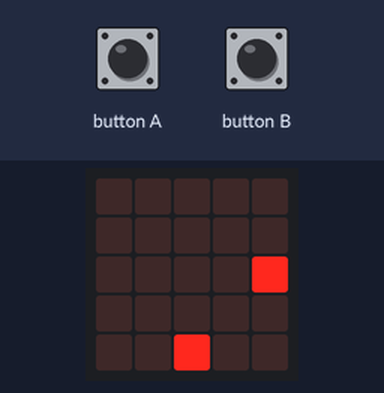
Recording of a program running on a simulated BBC micro:bit (MakeCode). On the bench: the board's 5×5 LED display. The inputs (shaded band) are chosen by the test bench. Random numbers come from a fixed seed; the short countdown, score and lost-life animations are approximate; the run ends where the board's game-over animation would start. At 8.6 s the program stops and its outputs stay as they are.

Above: at 3.2 s.
3.3 s: button A pressed for 0.15 s
At 3.8 s:
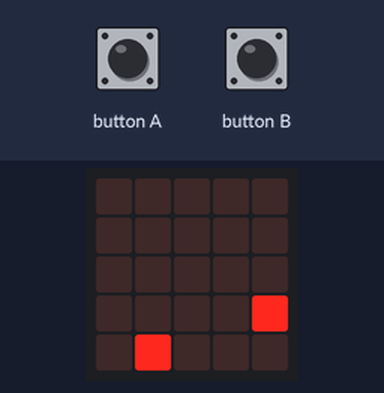
4.0 s: button B pressed for 0.15 s
At 5.4 s:
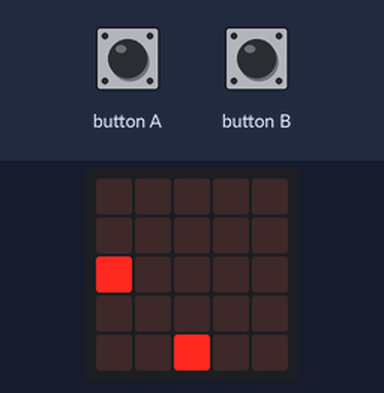
At 8.6 s:
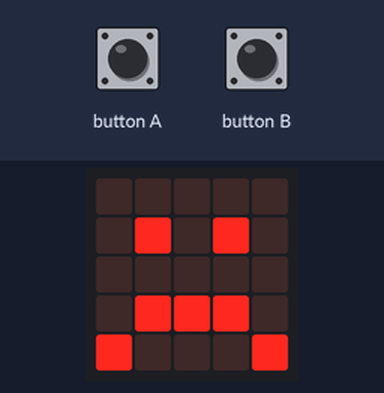
Timing chart, 0 to 10.1 s (numbered marks = the images above; inputs shaded):
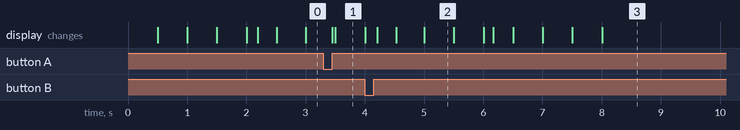

Measured:
- what the display in image 2 shows lasts 0.5 s, from 5.0 s to 5.5 s

The program:

main.ts
```typescript
input.onButtonPressed(Button.A, function () {
    galleta.move(-1)
})
function comegalletas () {
    coco = game.createSprite(randint(0, 4), 0)
    for (let index = 0; index < 4; index++) {
        basic.pause(500)
        coco.change(LedSpriteProperty.Y, 1)
    }
}
function comegalletas2 () {
    coco = game.createSprite(randint(0, 4), 0)
    for (let index = 0; index < 4; index++) {
        basic.pause(500)
        coco.change(LedSpriteProperty.Y, 1)
    }
}
input.onButtonPressed(Button.B, function () {
    galleta.move(1)
})
let coco: game.LedSprite = null
let galleta: game.LedSprite = null
galleta = game.createSprite(2, 4)
comegalletas()
game.setScore(0)
basic.forever(function () {
    for (let index = 0; index < 4; index++) {
        if (coco.isTouching(galleta)) {
            basic.showIcon(IconNames.Sad)
            game.gameOver()
        }
        if (coco.isTouchingEdge()) {
            coco.delete()
            game.addScore(1)
            comegalletas()
        }
    }
    if (coco.isTouching(galleta)) {
        basic.showIcon(IconNames.Sad)
        game.gameOver()
    }
    if (coco.isTouchingEdge()) {
        coco.delete()
        game.addScore(1)
        comegalletas()
        comegalletas2()
    }
})
```

test.ts
```typescript
// aquí va el archivo "tests"; esto no se compilará cuando este paquete se utilice como una extensión.
```
